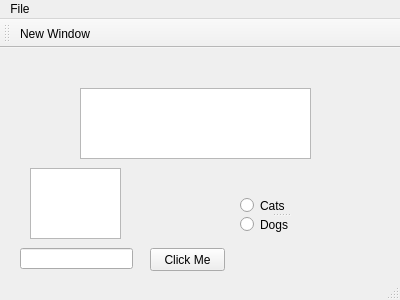
<?xml version="1.0" encoding="UTF-8"?>
<ui version="4.0">
 <class>MainWindow</class>
 <widget class="QMainWindow" name="MainWindow">
  <property name="geometry">
   <rect>
    <x>0</x>
    <y>0</y>
    <width>400</width>
    <height>300</height>
   </rect>
  </property>
  <property name="windowTitle">
   <string>MainWindow</string>
  </property>
  <widget class="QWidget" name="centralWidget">
   <widget class="QPlainTextEdit" name="plainTextEdit">
    <property name="geometry">
     <rect>
      <x>80</x>
      <y>40</y>
      <width>231</width>
      <height>71</height>
     </rect>
    </property>
   </widget>
   <widget class="QPushButton" name="pushButton">
    <property name="geometry">
     <rect>
      <x>150</x>
      <y>200</y>
      <width>75</width>
      <height>23</height>
     </rect>
    </property>
    <property name="text">
     <string>Click Me</string>
    </property>
   </widget>
   <widget class="QLineEdit" name="lineEdit">
    <property name="geometry">
     <rect>
      <x>20</x>
      <y>200</y>
      <width>113</width>
      <height>21</height>
     </rect>
    </property>
   </widget>
   <widget class="QSplitter" name="splitter">
    <property name="geometry">
     <rect>
      <x>240</x>
      <y>150</y>
      <width>82</width>
      <height>34</height>
     </rect>
    </property>
    <property name="orientation">
     <enum>Qt::Vertical</enum>
    </property>
    <widget class="QRadioButton" name="radioButton">
     <property name="text">
      <string>Cats</string>
     </property>
    </widget>
    <widget class="QRadioButton" name="radioButton_2">
     <property name="text">
      <string>Dogs</string>
     </property>
    </widget>
   </widget>
   <widget class="QListWidget" name="listWidget">
    <property name="geometry">
     <rect>
      <x>30</x>
      <y>120</y>
      <width>91</width>
      <height>71</height>
     </rect>
    </property>
   </widget>
  </widget>
  <widget class="QMenuBar" name="menuBar">
   <property name="geometry">
    <rect>
     <x>0</x>
     <y>0</y>
     <width>400</width>
     <height>21</height>
    </rect>
   </property>
   <widget class="QMenu" name="menuFile">
    <property name="title">
     <string>File</string>
    </property>
    <addaction name="actionNew_Window"/>
   </widget>
   <addaction name="menuFile"/>
  </widget>
  <widget class="QToolBar" name="mainToolBar">
   <attribute name="toolBarArea">
    <enum>TopToolBarArea</enum>
   </attribute>
   <attribute name="toolBarBreak">
    <bool>false</bool>
   </attribute>
   <addaction name="actionNew_Window"/>
  </widget>
  <widget class="QStatusBar" name="statusBar"/>
  <action name="actionNew_Window">
   <property name="text">
    <string>New Window</string>
   </property>
  </action>
 </widget>
 <layoutdefault spacing="6" margin="11"/>
 <resources/>
 <connections/>
</ui>
